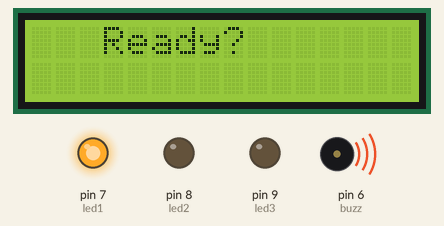
This sketch was run on a simulated Arduino Uno, built with avr-gcc and run on an emulated ATmega328P. Shown: 16×2 character LCD, output pins drawn as LEDs (lit = HIGH), buzzer (waves = sounding).

Above: at 0.19 s.
At 1.44 s:
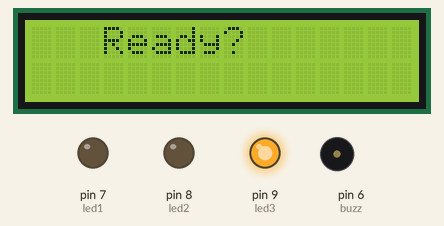
At 1.97 s:
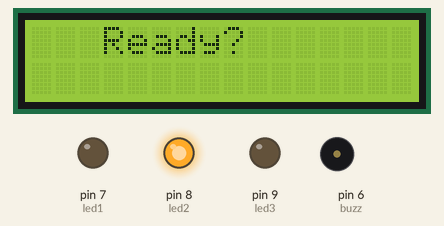
At 2.4 s:
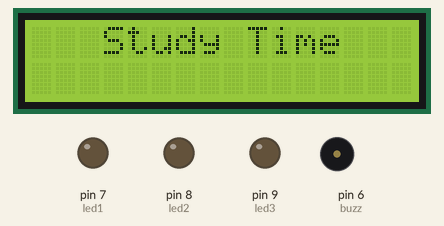
At 19.46 s:
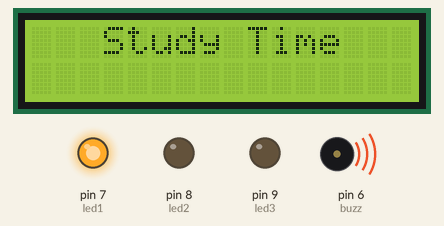
At 36.71 s:
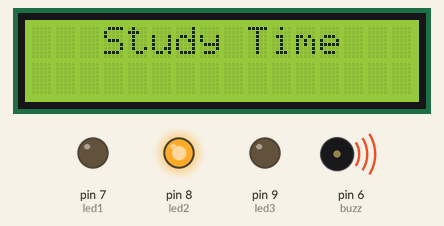
Timing chart, 0 to 38.4 s (numbered marks = the images above):
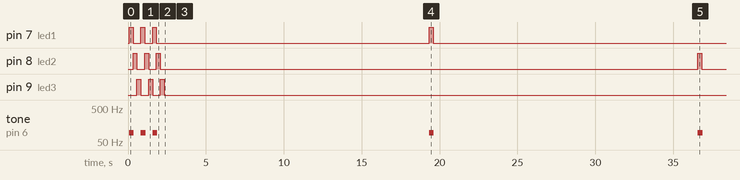

Measured:
- by itself, pin 7 (led1): LOW → HIGH at 0.07 s, → LOW 0.25 s later, → HIGH 0.50 s later, → LOW 0.25 s later, … (8 changes in this stretch)
- by itself, pin 8 (led2): LOW → HIGH at 0.32 s, → LOW 0.25 s later, → HIGH 0.50 s later, → LOW 0.25 s later, … (8 changes in this stretch)
- by itself, pin 9 (led3): alternates HIGH for 0.25 s and LOW for 0.50 s, 6 changes in all, then stays LOW
- by itself, tone on pin 6 (buzz): plays 92 Hz for 0.30 s, 92 Hz for 0.30 s, 92 Hz for 0.30 s, 92 Hz for 0.30 s, 92 Hz for 0.30 s

The sketch:

Proekt-arduino-175008.ino
```cpp
#include <Wire.h>
#include <LiquidCrystal_I2C.h>

LiquidCrystal_I2C lcd(0x27,16,2);
int led1 = 7;
int led2 = 8;
int led3 = 9;
int buzz = 6;
int flagStudy = 1; //we are starting with the study time

void setup() {
  lcd.init();
  lcd.backlight();
  pinMode(led1, OUTPUT);
  pinMode(buzz, OUTPUT);
  pinMode(led2,OUTPUT);
  pinMode(led3, OUTPUT);

}

void loop() {
  ////this is the alarm part it reminds you that you need to switch
    lcd.clear();
    lcd.setCursor(3,0);
    lcd.print("Ready?");
  //first
  tone(buzz, 92, 300);
  digitalWrite(led1, HIGH);
  delay(250);
  digitalWrite(led1, LOW);
  digitalWrite(led2, HIGH);
  delay(250);
  digitalWrite(led2, LOW);
  digitalWrite(led3, HIGH);
  delay(250);
  digitalWrite(led3, LOW);
  //second
 tone(buzz, 92, 300);
  digitalWrite(led1, HIGH);
  delay(250);
  digitalWrite(led1, LOW);
  digitalWrite(led2, HIGH);
  delay(250);
  digitalWrite(led2, LOW);
  digitalWrite(led3, HIGH);
  delay(250);
  digitalWrite(led3, LOW);
  //third
  tone(buzz, 92, 300);
  digitalWrite(led1, HIGH);
  delay(250);
  digitalWrite(led1, LOW);
  digitalWrite(led2, HIGH);
  delay(250);
  digitalWrite(led2, LOW);
  digitalWrite(led3, HIGH);
  delay(250);
  digitalWrite(led3, LOW);
  //this is the study mode
  if(flagStudy==1){
    lcd.clear();
    lcd.setCursor(3,0);
    lcd.print("Study Time");

    //it reminds you that almost 1/3 of the time passed
    delay(17000);
    tone(buzz, 92, 300);
    digitalWrite(led1, HIGH);
    delay(250);
    digitalWrite(led1, LOW);
    //it reminds you that almost 2/3 of the time passed
    delay(17000);
     tone(buzz, 92, 300);
    digitalWrite(led2, HIGH);
    delay(250);
    digitalWrite(led2, LOW);
    //it reminds you that almost all of the time passed
    delay(17000);
     tone(buzz, 92, 300);
    digitalWrite(led3, HIGH);
    delay(250);
    digitalWrite(led3, LOW);
    delay(1000); //last minute (or second in this case)
    flagStudy=0; //switch to break time mode
  }else{ //this is the break mode
    lcd.clear();
    lcd.setCursor(3,0);
    lcd.print("Break Time");
    digitalWrite(led1, HIGH);
    digitalWrite(led2, HIGH);
    digitalWrite(led3, HIGH);
    delay(17000); //break time
    flagStudy=1; //switch to study time mode
  }
}
```
